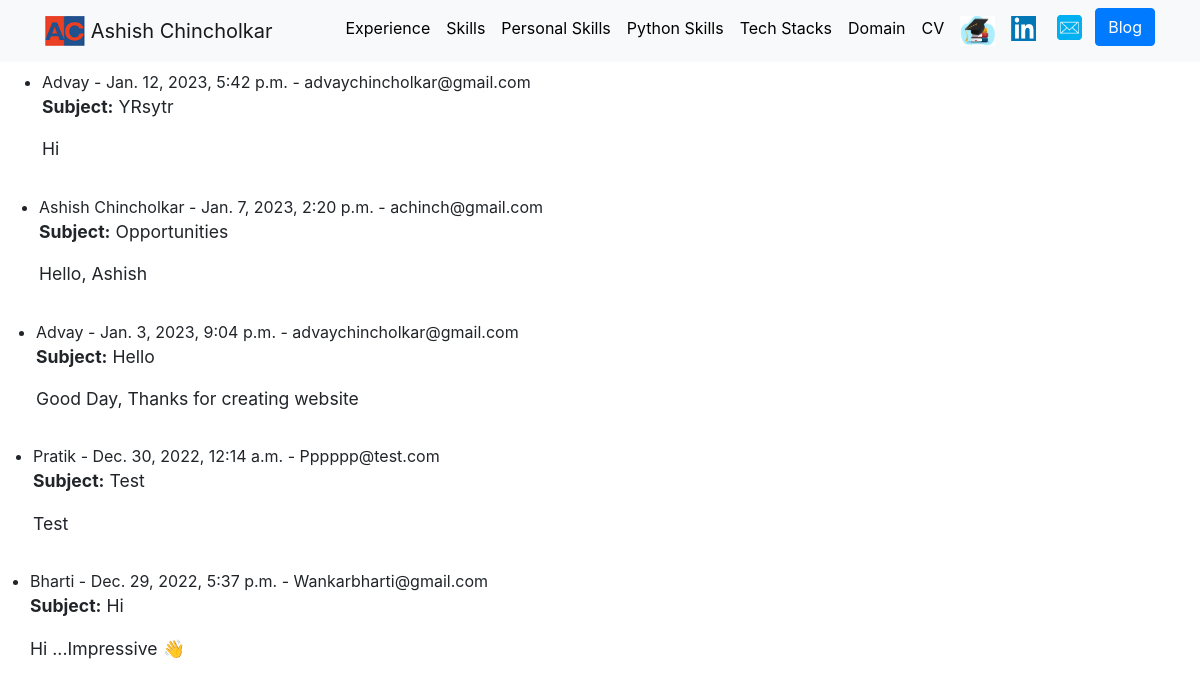
/portfolio/received/, run on the app's committed database.
### portfolio/models.py (models this page shows, shortened)
class ContactME(models.Model):
    name = models.CharField(max_length=100)
    email = models.CharField(max_length=100)
    subject = models.CharField(max_length=100)
    message = models.TextField(max_length=100)
    create_date = models.DateTimeField(default=django.utils.timezone.now)

### portfolio/views.py (the view)
# urls.py: path("portfolio/received/", views.show_emails, name="show_emails")
def show_emails(request):
    emails = ContactME.objects.order_by('-create_date')
    return render(request, 'portfolio/received.html', {"emails": emails})

### portfolio/templates/portfolio/received.html
{% extends 'portfolio/base.html' %}
{% block content %}
    {% load static %}
    <section id="emails">
        <div class="text-left">
        {% for email in emails %}
        <div class="row">
        <ul>
            <li>
                {{ email.name }} - {{ email.create_date}} - {{ email.email}}
                <p> <b>Subject:</b> {{ email.subject }}</p>
                <p> {{email.message }}</p>
            </li>
        </ul>
        {% endfor %}
        </div>
        </div>
    </section>
{% endblock %}

### portfolio/static/portfolio/custom.css (style rules this page uses)
body { font-family: 'Lato':400,700:; padding-top: 70px; }
@media (min-width: 992px) { p { font-size: 1.10rem; } }

### data on the page
ContactME: name "Advay", create_date "Jan. 12, 2023, 5:42 p.m.", email "advaychincholkar@gmail.com", subject "YRsytr", message "Hi"
ContactME: name "Ashish Chincholkar", create_date "Jan. 7, 2023, 2:20 p.m.", email "achinch@gmail.com", subject "Opportunities", message "Hello, Ashish"
ContactME: name "Advay", create_date "Jan. 3, 2023, 9:04 p.m.", email "advaychincholkar@gmail.com", subject "Hello", message "Good Day, Thanks for creating website"
ContactME: name "Pratik", create_date "Dec. 30, 2022, 12:14 a.m.", email "Pppppp@test.com", subject "Test", message "Test"
ContactME: name "Bharti", create_date "Dec. 29, 2022, 5:37 p.m.", email "Wankarbharti@gmail.com", subject "Hi", message "Hi ...Impressive 👋"
